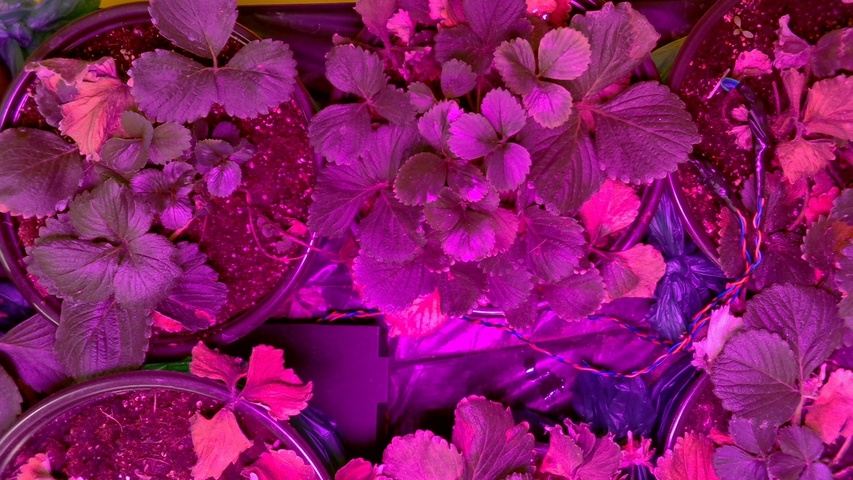
#> input picture iot_dashboard/all_images/img_20251103_195712.jpg, 853 x 480 px, shrunk from 1280 x 720 before the run
$ python area_foliar.py
#> lines starting #> are read from the running program, lines starting #| are printed output that depends on the picture; after the words box and inside, x2 and y2 are one past the last pixel; in counts of white or black regions, pixels touching at a corner belong together; long printed decimals are rounded
#> in main, img is the input picture: shape (480, 853, 3); mean B, G, R 101.9, 23.9, 134.9
import os
import glob
from datetime import datetime

import cv2
import numpy as np
import pandas as pd
import matplotlib.pyplot as plt

IMAGE_DIR = "C:\\Users\\dregg\\Downloads\\drj\\captures\\all_images"
IMAGE_PATTERN = "img_*.jpg"
OUTPUT_CSV = "area_foliar_timeseries.csv"
OUTPUT_FIG = "area_foliar_timeseries.png"
SHOW_DEBUG = True

def parse_timestamp_from_name(filename: str) -> datetime:
    """
    Espera nombres tipo: img_YYYYMMDD_HHMMSS.ext
    Ejemplo: img_20251103_145704.jpg
    """
    base = os.path.basename(filename)
    name, _ = os.path.splitext(base)

    try:
        _, date_part, time_part = name.split("_")
        dt = datetime.strptime(date_part + time_part, "%Y%m%d%H%M%S")
    except ValueError:
        # Si falla el parseo, simplemente usa el orden alfabético
        dt = None
    return dt


def compute_leaf_area_mask(image_bgr: np.ndarray) -> np.ndarray:
    """
    Crea una máscara binaria aproximando el área de planta.
    Estrategia simple:
      1. Convertir a gris.
      2. Umbralización de Otsu (separa zonas más brillantes).
      3. Operaciones morfológicas para limpiar ruido.
    Devuelve máscara de 0 / 255.
    """

    gray = cv2.cvtColor(image_bgr, cv2.COLOR_BGR2GRAY)
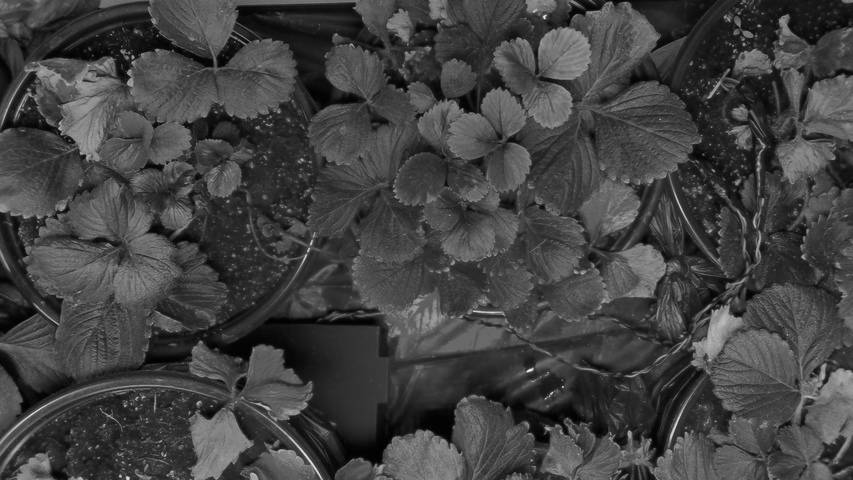
#> gray: shape (480, 853); min 0, max 236, mean 66

    # Otsu threshold: separa fondo oscuro de zonas iluminadas
    _, mask = cv2.threshold(
        gray, 0, 255, cv2.THRESH_BINARY + cv2.THRESH_OTSU
    )
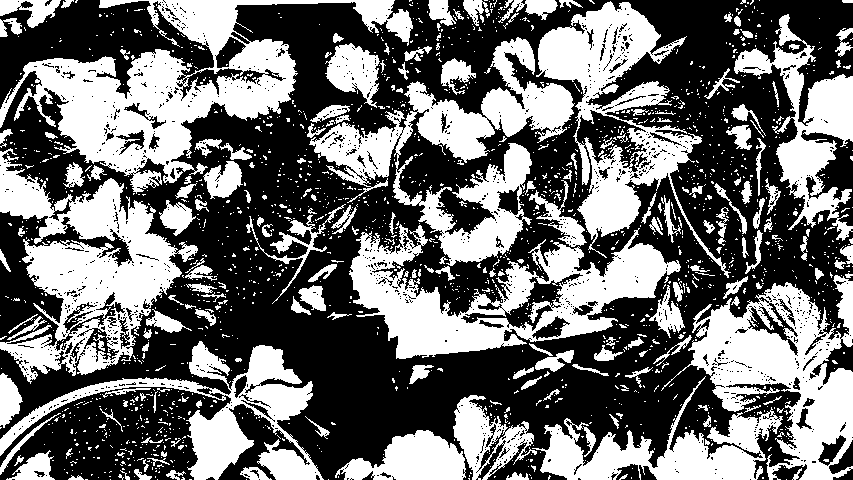
#> mask: shape (480, 853); 43.1% white; 1782 white regions (1581 under 20 px), largest, box (x1, y1, x2, y2) and area: (0, 0, 413, 194) 24289, (0, 148, 198, 384) 18674, (309, 37, 575, 266) 17860

    # Morfología: abrir para quitar ruido pequeño, cerrar para rellenar huecos
    kernel = np.ones((5, 5), np.uint8)
    mask = cv2.morphologyEx(mask, cv2.MORPH_OPEN, kernel, iterations=1)
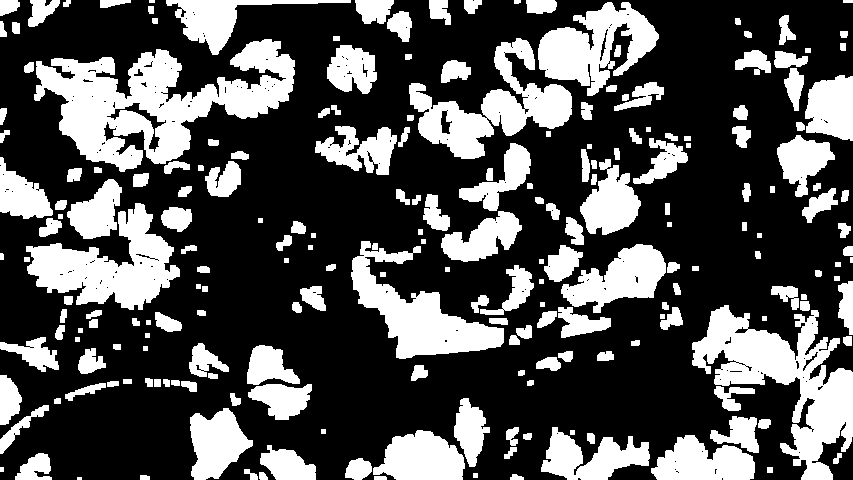
#> mask: shape (480, 853); 32% white; 218 white regions (3 under 20 px), largest, box (x1, y1, x2, y2) and area: (34, 39, 295, 172) 15893, (692, 305, 853, 480) 11339, (26, 203, 180, 310) 7759
    mask = cv2.morphologyEx(mask, cv2.MORPH_CLOSE, kernel, iterations=2)
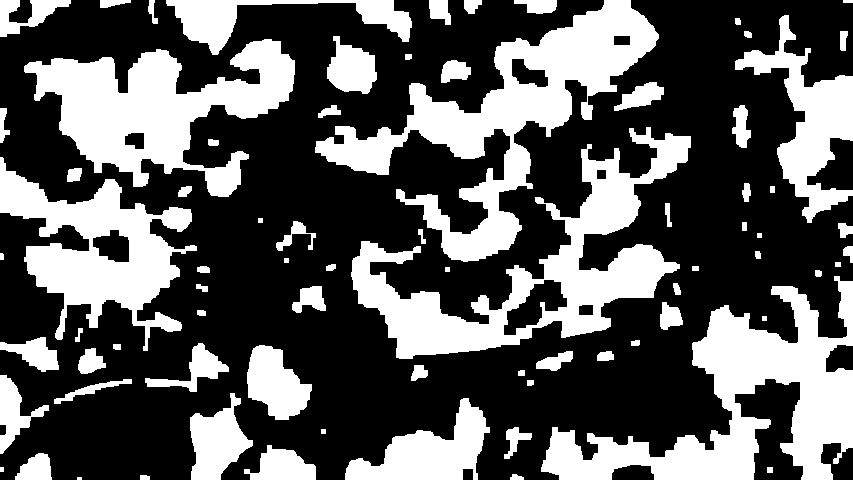
#> mask: shape (480, 853); 35.7% white; 77 white regions (1 under 20 px), largest, box (x1, y1, x2, y2) and area: (315, 0, 659, 262) 23786, (541, 276, 853, 480) 23268, (351, 127, 691, 359) 21684

    return mask

def main():
    pattern = os.path.join(IMAGE_DIR, IMAGE_PATTERN)
    files = sorted(glob.glob(pattern))

    if not files:
        print(f"No se encontraron imágenes con patrón: {pattern}")
        return

    records = []

    for i, f in enumerate(files, start=1):
        print(f"[{i}/{len(files)}] Procesando {f} ...")
        img = cv2.imread(f)
        if img is None:
            print(f"  ¡Advertencia! No se pudo leer {f}")
            continue

        mask = compute_leaf_area_mask(img)

        total_pixels = mask.size
#> total_pixels = 409440
        leaf_pixels = np.count_nonzero(mask == 255)
#> leaf_pixels = 146125
        leaf_fraction = leaf_pixels / total_pixels
#> leaf_fraction = 0.357

        timestamp = parse_timestamp_from_name(f)

        records.append(
            {
                "file": os.path.basename(f),
                "timestamp": timestamp,
                "leaf_pixels": leaf_pixels,
                "total_pixels": total_pixels,
                "leaf_fraction": leaf_fraction,
            }
        )

        # Muestra de depuración opcional
        if SHOW_DEBUG and i % 20 == 0:  # por ejemplo, cada 20 imágenes
            cv2.imshow("Imagen", img)
            cv2.imshow("Mascara", mask)
            cv2.waitKey(0)
            cv2.destroyAllWindows()
#> pass 2 of the loop in main, `for i, f in enumerate(files, start=1):`:
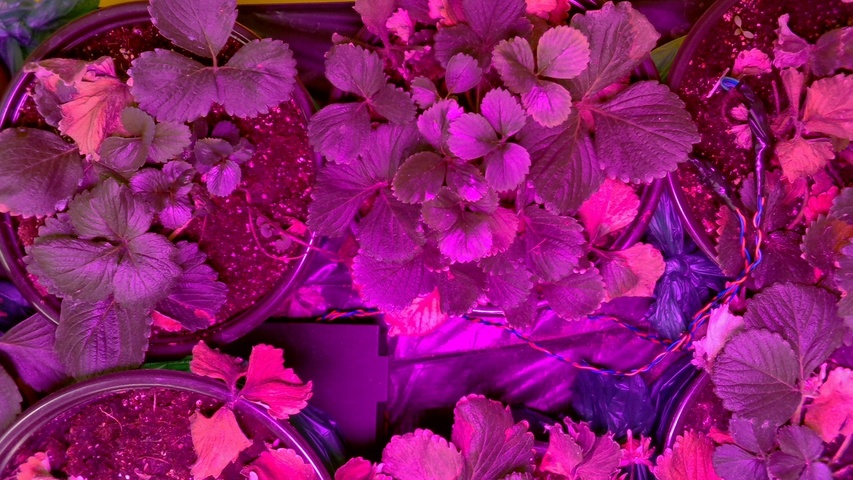
#> input picture iot_dashboard/all_images/img_20251103_215716.jpg, 853 x 480 px, shrunk from 1280 x 720 before the run
#> in main, img is the input picture: shape (480, 853, 3); mean B, G, R 106.3, 25.8, 139
#> in compute_leaf_area_mask (call 2), `_, mask = cv2.threshold( gray, 0, 255, cv2.THRESH_BINARY + cv2.THRESH_..`:
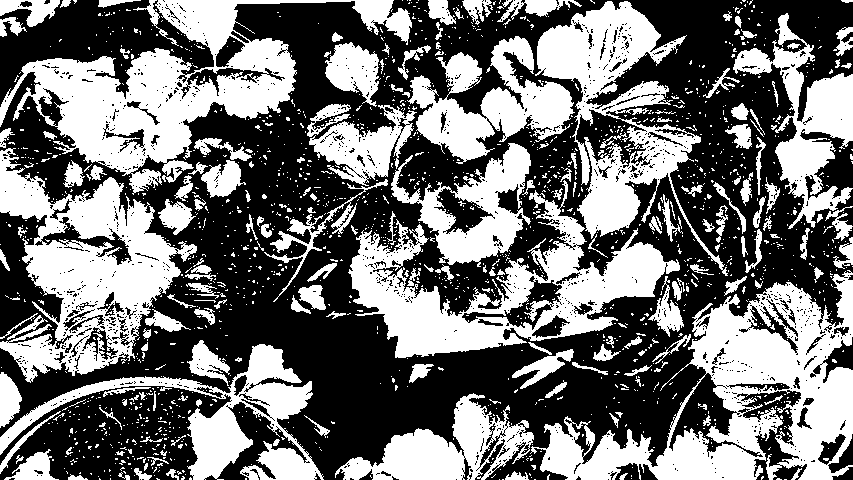
#> mask: shape (480, 853); 44.6% white; 1699 white regions (1511 under 20 px), largest, box (x1, y1, x2, y2) and area: (530, 270, 853, 480) 26355, (0, 0, 412, 195) 24198, (0, 148, 197, 383) 19334
#> in compute_leaf_area_mask (call 2), `mask = cv2.morphologyEx(mask, cv2.MORPH_CLOSE, kernel, iterations=2)`:
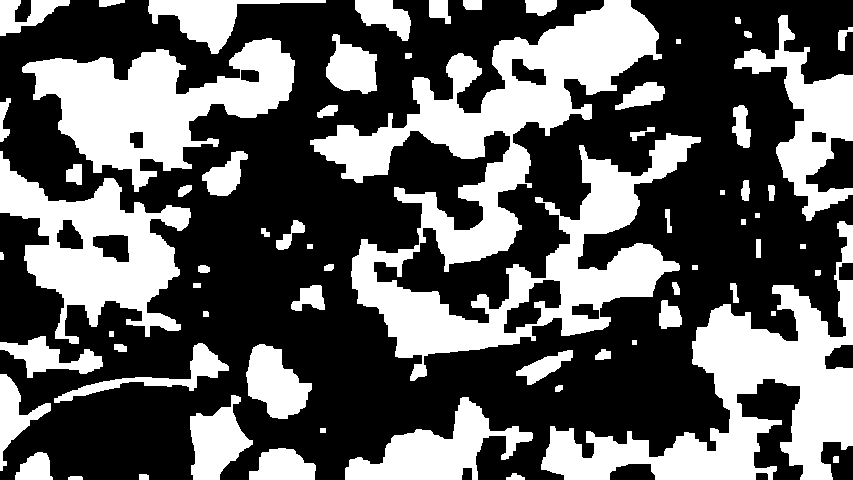
#> mask: shape (480, 853); 37.6% white; 68 white regions, largest, box (x1, y1, x2, y2) and area: (310, 0, 701, 381) 48979, (541, 221, 853, 480) 25025, (22, 38, 295, 192) 19058
#> leaf_pixels = 153780
#> leaf_fraction = 0.376
#> pass 3 of the loop in main, `for i, f in enumerate(files, start=1):`:
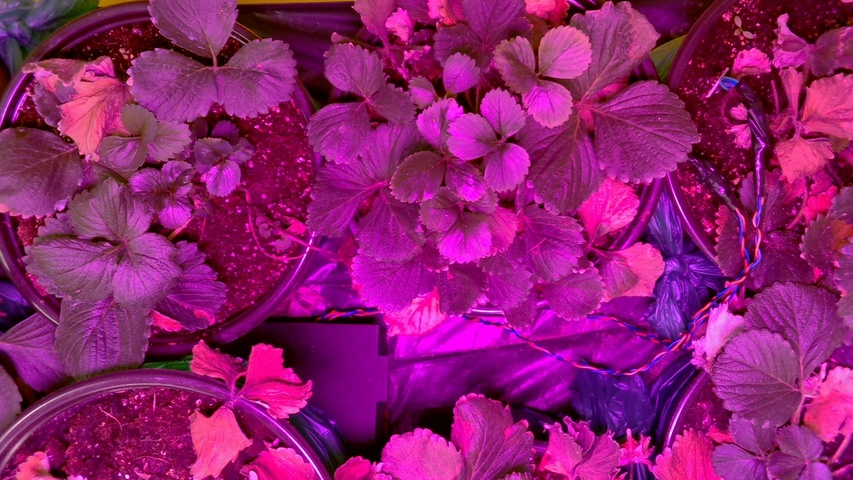
#> input picture iot_dashboard/all_images/img_20251103_235719.jpg, 853 x 480 px, shrunk from 1280 x 720 before the run
#> in main, img is the input picture: shape (480, 853, 3); mean B, G, R 110.6, 28.5, 144.2
#> in compute_leaf_area_mask (call 3), `_, mask = cv2.threshold( gray, 0, 255, cv2.THRESH_BINARY + cv2.THRESH_..`:
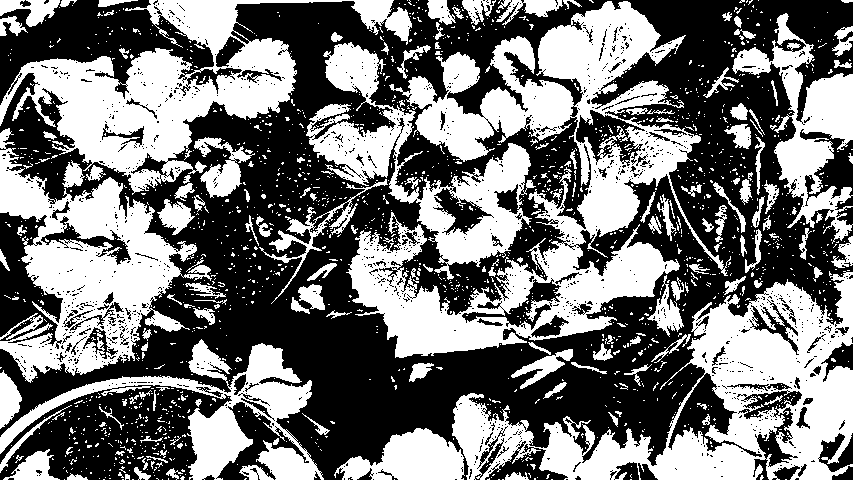
#> mask: shape (480, 853); 45.9% white; 1710 white regions (1544 under 20 px), largest, box (x1, y1, x2, y2) and area: (346, 1, 731, 358) 44852, (452, 271, 853, 480) 30715, (0, 0, 412, 195) 25075
#> in compute_leaf_area_mask (call 3), `mask = cv2.morphologyEx(mask, cv2.MORPH_CLOSE, kernel, iterations=2)`:
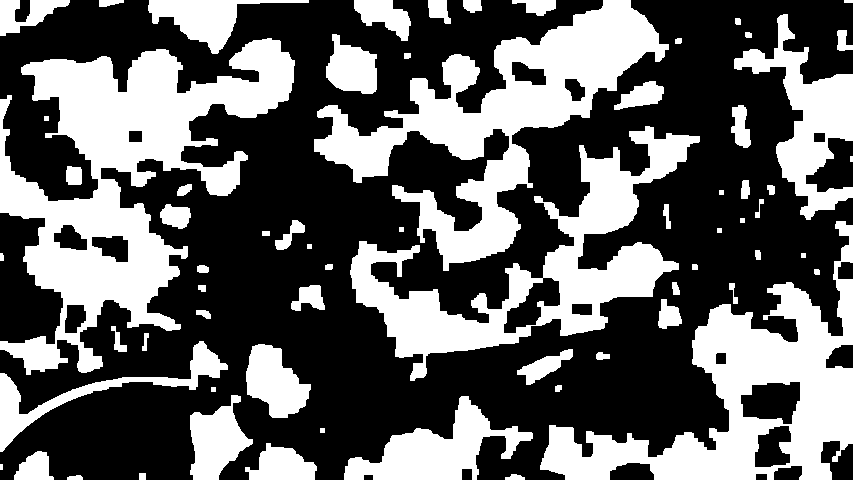
#> mask: shape (480, 853); 38.6% white; 67 white regions (2 under 20 px), largest, box (x1, y1, x2, y2) and area: (0, 38, 295, 375) 38239, (314, 0, 669, 271) 28185, (540, 221, 853, 480) 25939
#> leaf_pixels = 157894
#> leaf_fraction = 0.386

    # Crear DataFrame
    df = pd.DataFrame(records)
#> df = table of 3 rows and 5 columns

    # Ordenar por timestamp si existe (si no, por nombre)
    if df["timestamp"].notna().all():
        df = df.sort_values("timestamp")
    else:
        df = df.sort_values("file")

    # Guardar CSV
    df.to_csv(OUTPUT_CSV, index=False)
    print(f"\nCSV guardado en: {OUTPUT_CSV}")

    # Imprimir resumen simple
    print("\nResumen:")
    print(df[["file", "timestamp", "leaf_pixels", "leaf_fraction"]].head())
#|                       file           timestamp  leaf_pixels  leaf_fraction
#| 0  img_20251103_195712.jpg 2025-11-03 19:57:12       146125       0.3569
#| 1  img_20251103_215716.jpg 2025-11-03 21:57:16       153780       0.3756
#| 2  img_20251103_235719.jpg 2025-11-03 23:57:19       157894       0.3856
    print("...")
    print(df[["file", "timestamp", "leaf_pixels", "leaf_fraction"]].tail())
#|                       file           timestamp  leaf_pixels  leaf_fraction
#| 0  img_20251103_195712.jpg 2025-11-03 19:57:12       146125       0.3569
#| 1  img_20251103_215716.jpg 2025-11-03 21:57:16       153780       0.3756
#| 2  img_20251103_235719.jpg 2025-11-03 23:57:19       157894       0.3856

    # Graficar serie de tiempo (usando fracción para que sea independiente del tamaño)
    if df["timestamp"].notna().all():
        x = df["timestamp"]
        x_label = "Tiempo"
    else:
        x = range(len(df))
        x_label = "Índice de imagen"

    plt.figure(figsize=(10, 5))
    plt.plot(x, df["leaf_fraction"], marker="o")
    plt.xlabel(x_label)
    plt.ylabel("Fracción de área de planta (0–1)")
    plt.title("Evolución del área foliar (proyección en la imagen)")
    plt.grid(True)
    plt.tight_layout()
    plt.savefig(OUTPUT_FIG, dpi=150)
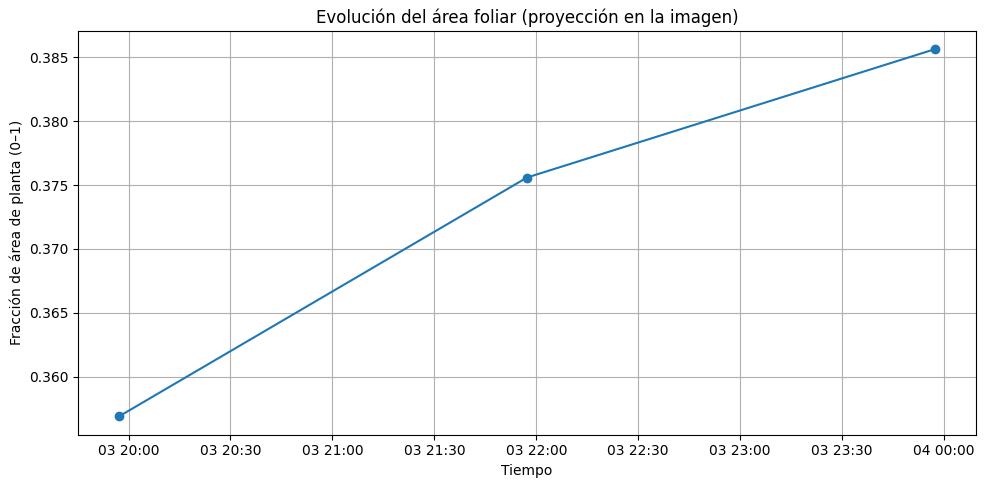
#> figure drawn by matplotlib, 1 panel
    print(f"Gráfica guardada en: {OUTPUT_FIG}")
    plt.show()


if __name__ == "__main__":
    main()
